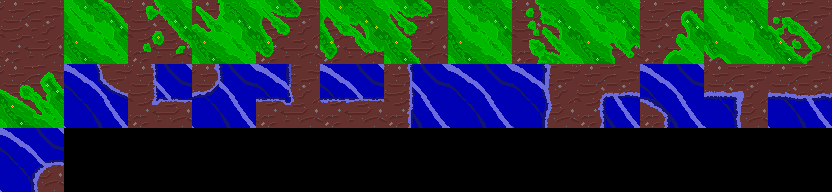

Tiled map render using the project's own tile images. Description and the map definition, with tile-layer contents summarised, below:
An orthogonal 13x3 tile map with 64x64 px tiles, 1 tile layer (Tile Layer 1).

<map version="1.4" tiledversion="1.4.2" orientation="orthogonal" renderorder="left-down" width="13" height="3" tilewidth="64" tileheight="64" infinite="0" nextlayerid="2" nextobjectid="1">
 <tileset firstgid="1" source="terrain_tileset.tsx" />
 <layer id="1" name="Tile Layer 1" width="13" height="3">
  <data>[39 cells, 27 non-empty, 27 distinct tile ids]</data>
 </layer>
</map>